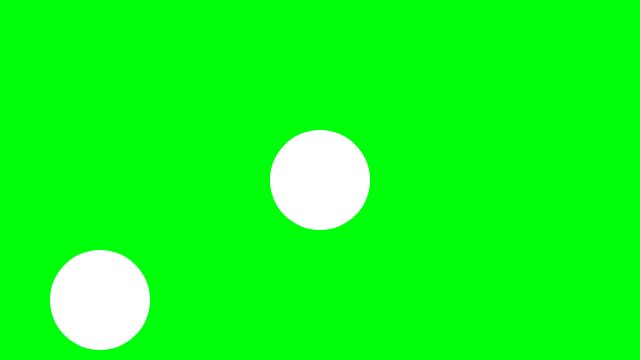
Frame 1 (no input)
Frame 60 (no input): identical to frame 1, image omitted
Frame 120 (the mouse pressed at the canvas centre since frame 60): identical to frame 1, image omitted

The p5.js sketch that drew this single still picture (run headless with seeded random() and noise() and a simulated clock; from frame 60 on, the mouse is pressed at the canvas centre):

// p5.js sketch
// ── sketch.js
function setup() {
	// create a place to draw
	createCanvas(640, 360);
}

function draw() {
	// clear the background
	background(0, 255, 10);

	// set a fill color
	fill(255, 255, 255);

	// set a stroke color
	stroke(255, 0, 0);
noStroke();
	// draw a circle
	ellipse(320, 180, 100, 100);
	ellipse(100, 300, 100, 100);
}
